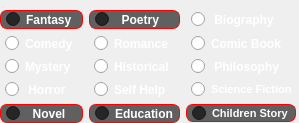
           <widget class="QWidget" name="lay2" native="true">
            <property name="styleSheet">
             <string notr="true"/>
            </property>
            <layout class="QGridLayout" name="gridLayout">
             <property name="leftMargin">
              <number>0</number>
             </property>
             <property name="topMargin">
              <number>10</number>
             </property>
             <property name="rightMargin">
              <number>1</number>
             </property>
             <property name="bottomMargin">
              <number>0</number>
             </property>
             <item row="1" column="0">
              <widget class="QRadioButton" name="ComedyRadio">
               <property name="sizePolicy">
                <sizepolicy hsizetype="Fixed" vsizetype="Fixed">
                 <horstretch>0</horstretch>
                 <verstretch>0</verstretch>
                </sizepolicy>
               </property>
               <property name="font">
                <font>
                 <pointsize>9</pointsize>
                 <weight>75</weight>
                 <bold>true</bold>
                </font>
               </property>
               <property name="cursor">
                <cursorShape>PointingHandCursor</cursorShape>
               </property>
               <property name="styleSheet">
                <string notr="true">#ComedyRadio
{
color : white;
padding : 1px 5px;

}</string>
               </property>
               <property name="text">
                <string>Comedy</string>
               </property>
              </widget>
             </item>
             <item row="3" column="0">
              <widget class="QRadioButton" name="HorrorRadio">
               <property name="sizePolicy">
                <sizepolicy hsizetype="Fixed" vsizetype="Fixed">
                 <horstretch>0</horstretch>
                 <verstretch>0</verstretch>
                </sizepolicy>
               </property>
               <property name="font">
                <font>
                 <pointsize>9</pointsize>
                 <weight>75</weight>
                 <bold>true</bold>
                </font>
               </property>
               <property name="cursor">
                <cursorShape>PointingHandCursor</cursorShape>
               </property>
               <property name="styleSheet">
                <string notr="true">#HorrorRadio
{
color : white;
padding : 1px 5px;
}</string>
               </property>
               <property name="text">
                <string> Horror  </string>
               </property>
              </widget>
             </item>
             <item row="3" column="2">
              <widget class="QRadioButton" name="ScienceRadio">
               <property name="sizePolicy">
                <sizepolicy hsizetype="Fixed" vsizetype="Fixed">
                 <horstretch>0</horstretch>
                 <verstretch>0</verstretch>
                </sizepolicy>
               </property>
               <property name="font">
                <font>
                 <pointsize>8</pointsize>
                 <weight>75</weight>
                 <bold>true</bold>
                </font>
               </property>
               <property name="cursor">
                <cursorShape>PointingHandCursor</cursorShape>
               </property>
               <property name="styleSheet">
                <string notr="true">#ScienceRadio
{
color : white;
padding : 1px 5px;
}</string>
               </property>
               <property name="text">
                <string>Science Fiction</string>
               </property>
              </widget>
             </item>
             <item row="0" column="2">
              <widget class="QRadioButton" name="BioRadio">
               <property name="sizePolicy">
                <sizepolicy hsizetype="Fixed" vsizetype="Fixed">
                 <horstretch>0</horstretch>
                 <verstretch>0</verstretch>
                </sizepolicy>
               </property>
               <property name="font">
                <font>
                 <pointsize>9</pointsize>
                 <weight>75</weight>
                 <bold>true</bold>
                </font>
               </property>
               <property name="cursor">
                <cursorShape>PointingHandCursor</cursorShape>
               </property>
               <property name="styleSheet">
                <string notr="true">#BioRadio
{
color : white;
padding : 1px 5px;
}</string>
               </property>
               <property name="text">
                <string> Biography    </string>
               </property>
              </widget>
             </item>
             <item row="1" column="1">
              <widget class="QRadioButton" name="RomanceRadio">
               <property name="sizePolicy">
                <sizepolicy hsizetype="Fixed" vsizetype="Fixed">
                 <horstretch>0</horstretch>
                 <verstretch>0</verstretch>
                </sizepolicy>
               </property>
               <property name="font">
                <font>
                 <pointsize>9</pointsize>
                 <weight>75</weight>
                 <bold>true</bold>
                </font>
               </property>
               <property name="cursor">
                <cursorShape>PointingHandCursor</cursorShape>
               </property>
               <property name="styleSheet">
                <string notr="true">#RomanceRadio
{
color : white;
padding : 1px 5px;
}</string>
               </property>
               <property name="text">
                <string>Romance </string>
               </property>
              </widget>
             </item>
             <item row="2" column="1">
              <widget class="QRadioButton" name="HistoricalRadio">
               <property name="sizePolicy">
                <sizepolicy hsizetype="Fixed" vsizetype="Fixed">
                 <horstretch>0</horstretch>
                 <verstretch>0</verstretch>
                </sizepolicy>
               </property>
               <property name="font">
                <font>
                 <pointsize>9</pointsize>
                 <weight>75</weight>
                 <bold>true</bold>
                </font>
               </property>
               <property name="cursor">
                <cursorShape>PointingHandCursor</cursorShape>
               </property>
               <property name="styleSheet">
                <string notr="true">#HistoricalRadio
{
color : white;
padding : 1px 5px;
}</string>
               </property>
               <property name="text">
                <string>Historical</string>
               </property>
              </widget>
             </item>
             <item row="3" column="1">
              <widget class="QRadioButton" name="HelpRadio">
               <property name="sizePolicy">
                <sizepolicy hsizetype="Fixed" vsizetype="Fixed">
                 <horstretch>0</horstretch>
                 <verstretch>0</verstretch>
                </sizepolicy>
               </property>
               <property name="font">
                <font>
                 <pointsize>9</pointsize>
                 <weight>75</weight>
                 <bold>true</bold>
                </font>
               </property>
               <property name="cursor">
                <cursorShape>PointingHandCursor</cursorShape>
               </property>
               <property name="styleSheet">
                <string notr="true">#HelpRadio
{
color : white;
padding : 1px 5px;
}</string>
               </property>
               <property name="text">
                <string>Self Help </string>
               </property>
              </widget>
             </item>
             <item row="2" column="0">
              <widget class="QRadioButton" name="MysteryRadio">
               <property name="sizePolicy">
                <sizepolicy hsizetype="Fixed" vsizetype="Fixed">
                 <horstretch>0</horstretch>
                 <verstretch>0</verstretch>
                </sizepolicy>
               </property>
               <property name="font">
                <font>
                 <pointsize>9</pointsize>
                 <weight>75</weight>
                 <bold>true</bold>
                </font>
               </property>
               <property name="cursor">
                <cursorShape>PointingHandCursor</cursorShape>
               </property>
               <property name="styleSheet">
                <string notr="true">#MysteryRadio
{
color : white;
padding : 1px 5px;

}</string>
               </property>
               <property name="text">
                <string>Mystery</string>
               </property>
              </widget>
             </item>
             <item row="1" column="2">
              <widget class="QRadioButton" name="ComicRadio">
               <property name="sizePolicy">
                <sizepolicy hsizetype="Fixed" vsizetype="Fixed">
                 <horstretch>0</horstretch>
                 <verstretch>0</verstretch>
                </sizepolicy>
               </property>
               <property name="font">
                <font>
                 <pointsize>9</pointsize>
                 <weight>75</weight>
                 <bold>true</bold>
                </font>
               </property>
               <property name="cursor">
                <cursorShape>PointingHandCursor</cursorShape>
               </property>
               <property name="styleSheet">
                <string notr="true">#ComicRadio
{
color : white;
padding : 1px 5px;
}</string>
               </property>
               <property name="text">
                <string>Comic Book  </string>
               </property>
              </widget>
             </item>
             <item row="4" column="1">
              <widget class="QRadioButton" name="EducationRadio">
               <property name="sizePolicy">
                <sizepolicy hsizetype="Fixed" vsizetype="Fixed">
                 <horstretch>0</horstretch>
                 <verstretch>0</verstretch>
                </sizepolicy>
               </property>
               <property name="font">
                <font>
                 <pointsize>9</pointsize>
                 <weight>75</weight>
                 <bold>true</bold>
                </font>
               </property>
               <property name="styleSheet">
                <string notr="true">#EducationRadio
{
color : white;
padding : 1px 5px;
background-color : rgba(0, 0, 0,0.6);
border : 1px solid red;
border-radius : 7px;
}</string>
               </property>
               <property name="text">
                <string>Education</string>
               </property>
              </widget>
             </item>
             <item row="4" column="0">
              <widget class="QRadioButton" name="NovelRadio">
               <property name="sizePolicy">
                <sizepolicy hsizetype="Fixed" vsizetype="Fixed">
                 <horstretch>0</horstretch>
                 <verstretch>0</verstretch>
                </sizepolicy>
               </property>
               <property name="font">
                <font>
                 <pointsize>9</pointsize>
                 <weight>75</weight>
                 <bold>true</bold>
                </font>
               </property>
               <property name="cursor">
                <cursorShape>PointingHandCursor</cursorShape>
               </property>
               <property name="styleSheet">
                <string notr="true">#NovelRadio
{
color : white;
padding : 1px 5px;
background-color : rgba(0, 0, 0,0.6);
border : 1px solid red;
border-radius : 7px;
}</string>
               </property>
               <property name="text">
                <string>  Novel   </string>
               </property>
              </widget>
             </item>
             <item row="0" column="1">
              <widget class="QRadioButton" name="PoetryRadio">
               <property name="sizePolicy">
                <sizepolicy hsizetype="Fixed" vsizetype="Fixed">
                 <horstretch>0</horstretch>
                 <verstretch>0</verstretch>
                </sizepolicy>
               </property>
               <property name="font">
                <font>
                 <pointsize>9</pointsize>
                 <weight>75</weight>
                 <bold>true</bold>
                </font>
               </property>
               <property name="cursor">
                <cursorShape>PointingHandCursor</cursorShape>
               </property>
               <property name="styleSheet">
                <string notr="true">#PoetryRadio
{
color : white;
padding : 1px 5px;
background-color : rgba(0, 0, 0,0.6);
border : 1px solid red;
border-radius : 7px;
}</string>
               </property>
               <property name="text">
                <string>  Poetry    </string>
               </property>
              </widget>
             </item>
             <item row="4" column="2">
              <widget class="QRadioButton" name="ChildRadio">
               <property name="sizePolicy">
                <sizepolicy hsizetype="Fixed" vsizetype="Fixed">
                 <horstretch>0</horstretch>
                 <verstretch>0</verstretch>
                </sizepolicy>
               </property>
               <property name="font">
                <font>
                 <pointsize>8</pointsize>
                 <weight>75</weight>
                 <bold>true</bold>
                </font>
               </property>
               <property name="cursor">
                <cursorShape>PointingHandCursor</cursorShape>
               </property>
               <property name="styleSheet">
                <string notr="true">#ChildRadio
{
color : white;
padding : 1px 5px;
background-color : rgba(0, 0, 0,0.6);
border : 1px solid red;
border-radius : 7px;
}</string>
               </property>
               <property name="text">
                <string>Children Story</string>
               </property>
              </widget>
             </item>
             <item row="2" column="2">
              <widget class="QRadioButton" name="PhilsRadio">
               <property name="sizePolicy">
                <sizepolicy hsizetype="Fixed" vsizetype="Fixed">
                 <horstretch>0</horstretch>
                 <verstretch>0</verstretch>
                </sizepolicy>
               </property>
               <property name="font">
                <font>
                 <pointsize>9</pointsize>
                 <weight>75</weight>
                 <bold>true</bold>
                </font>
               </property>
               <property name="cursor">
                <cursorShape>PointingHandCursor</cursorShape>
               </property>
               <property name="styleSheet">
                <string notr="true">#PhilsRadio
{
color : white;
padding : 1px 5px;
}</string>
               </property>
               <property name="text">
                <string> Philosophy  </string>
               </property>
              </widget>
             </item>
             <item row="0" column="0">
              <widget class="QRadioButton" name="FantasyRadio">
               <property name="font">
                <font>
                 <pointsize>9</pointsize>
                 <weight>75</weight>
                 <bold>true</bold>
                </font>
               </property>
               <property name="cursor">
                <cursorShape>PointingHandCursor</cursorShape>
               </property>
               <property name="styleSheet">
                <string notr="true">#FantasyRadio
{
color : white;
padding : 1px 5px;
background-color : rgba(0, 0, 0,0.6);
border : 1px solid red;
border-radius : 7px;
}</string>
               </property>
               <property name="text">
                <string>Fantasy</string>
               </property>
              </widget>
             </item>
            </layout>
           </widget>
